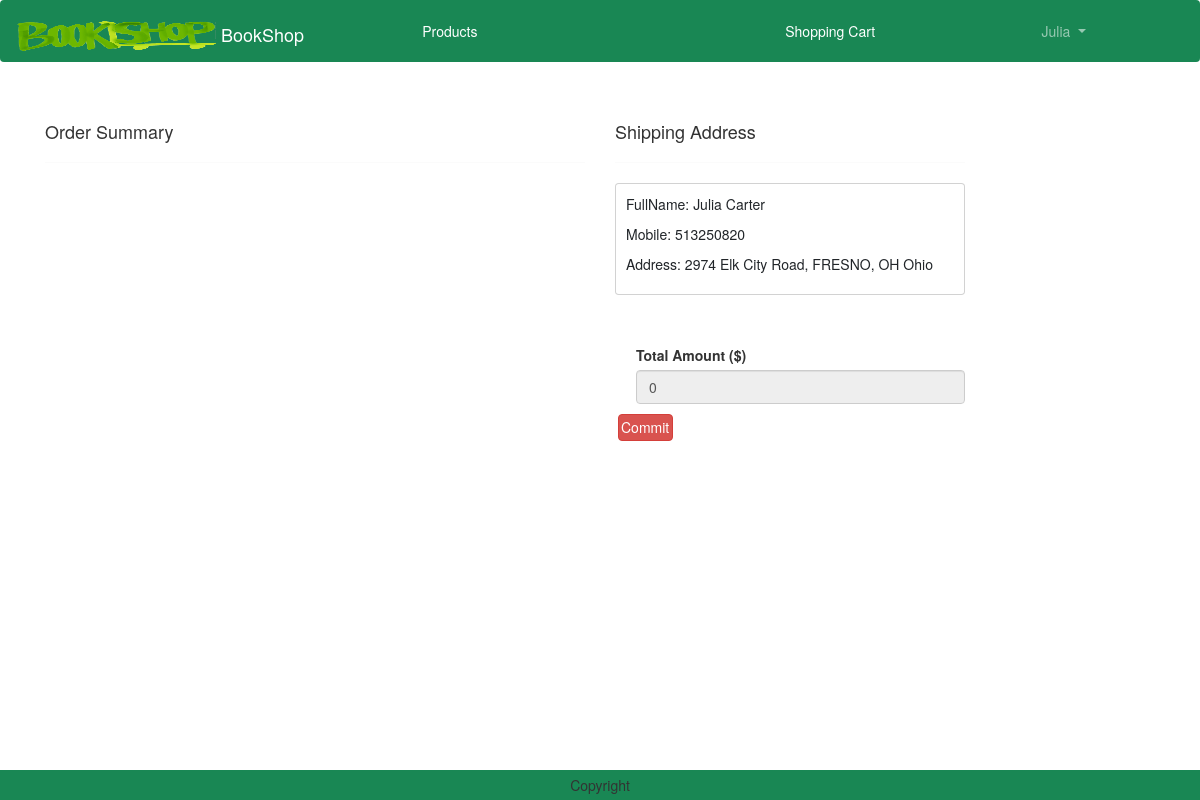
The page /checkout/ (signed in) on the database its author committed.
### customers/models.py (models this page shows, shortened)
class Customer(models.Model):
    user = models.OneToOneField(User, on_delete=models.CASCADE, blank=True, primary_key=True)
    fullName = models.CharField(max_length=60)
    phoneNum = models.CharField(max_length=11)
    address = models.CharField(max_length=150)

### order/views.py (the view)
# urls.py: path("checkout/", views.Checkout.as_view(), name="checkout"),
class Checkout(View):
    def get(self, request):
        user = request.user
        address = Customer.objects.filter(user=user)
        shoppingcart = ShoppingCart.objects.filter(user=user)
        PONumber = datetime.now().strftime('%Y%m%d%H%M%S') + str(random.randint(1000, 9999)) + str(user.id)
        totalamount = 0
        for p in shoppingcart:
            value = p.quantity * p.product.price
            totalamount = totalamount + value
        return render(request, 'checkout.html', locals())

### templates/checkout.html (shortened to what this page needs)
{% extends 'base.html' %}
{% load static %}
{% block main-content %}
<div class="container">
    <div class="row mt-5">
        <div class="col-sm-6">
            <h4>Order Summary</h4>
            <hr>
        </div>
        <div class="col-sm-4" offset-sm-1>
            <h4>Shipping Address</h4>
            <hr>
            <form method="post" id="myform">
                {% for address in address %}
                    <div class="card">
                        <div class="card-body">
                            <P>FullName: {{address.fullName}}</P>
                            <p>Mobile: {{address.phoneNum}}</p>
                            <p>Address: {{address.address}}</p>
                        </div>
                    </div>
                    {% endfor %}
                    <div class="form-check mt-2 mb-5" >
                    </div>
                <div class="form-check mb-3">
                    <label for="totalamount" class="form-label" >Total Amount ($)</label>
                    <input type="number" class="form-control" name="totalamount" value={{totalamount}} readonly>
                </div>
            </form>
            <form action="{% url 'order:orderCommit' %}" class="d-inline" method="post">
                <button type="sumbit" class="d-grid gap-2 btn btn-danger p-1 m-1 btn-1g text-decoration-none text-white" >Commit</button>
            </form>
        </div>
    </div>
</div>
{% endblock main-content %}

### templates/base.html (shortened to what this page needs)
<!DOCTYPE html>
{% load static %}
<html lang="en">
<head>
    <link href="https://cdn.jsdelivr.net/npm/bootstrap@5.3.0-alpha1/dist/css/bootstrap.min.css" rel="stylesheet">
    <link href="https://cdn.bootcss.com/bootstrap/3.3.7/css/bootstrap.min.css" rel="stylesheet">
    <link rel="stylesheet" href="{% static 'css/owl.carousel.min.css' %}">
    <link rel="stylesheet" href="{% static 'css/all.min.css' %}">
    <link rel="stylesheet" href="{% static 'css/style.css' %}">
    <link rel="stylesheet" href="https://cdnjs.cloudflare.com/ajax/libs/bootstrap-datetimepicker/4.17.47/css/bootstrap-datetimepicker.css">
</head>
<body>
    <nav class="navbar navbar-expand-lg navbar-dark bg-success nav-fill">
        <div class="container-fluid">
          <a class="navbar-brand" href="{% url 'products:home' %}">
            <img src="{% static "logo.png" %}" alt="BookShop" width="200" height="30" class="d-inline-block align-text-top">
            BookShop
          </a>
          <div class="collapse navbar-collapse" id="navbarSupportedContent">
            <ul class="navbar-nav me-auto mb-2 mb-lg-0" style="width:100%; text-align:center">
              <li class="nav-item" style="display:inline-block">
                <a class="nav-link text-white" href="{% url 'products:products' %}">Products</a>
              </li>
            <li class="nav-item" style="display:inline-block">
            </li>
              {% if user.is_authenticated %}
                  {% for group in request.user.groups.all %}
                    {% if group.name == 'Vendor' %}
                      <li class="nav-item mx-2" style="display:inline-block">
                        <a class="nav-link text-white" href="{% url 'products:productsAdd' %}">Add A New Product</a>
                      </li>
                      <li class="nav-item dropdown mx-2" style="display:inline-block">
                        <a class="nav-link dropdown-toggle" href="#" role="button" data-bs-toggle="dropdown" aria-expanded="false">
                          {{ user.username }}
                        </a>
                        <ul class="dropdown-menu" >
                          <li><a class="dropdown-item" href="{% url 'order:orders' %}?filter=allVendor">Orders</a></li>
                          <li><a class="dropdown-item" href="{% url 'logout' %}">Logout</a></li>
                        </ul>
                      </li>
                    {% elif group.name == 'Customer' %}
                      <li class="nav-item mx-2" style="display:inline-block">
                          <a class="nav-link text-white" href="{% url 'shoppingcart' %}">Shopping Cart</a>
                      </li>
                      <li class="nav-item dropdown mx-2" style="display:inline-block">
                          <a class="nav-link dropdown-toggle" href="#" role="button" data-bs-toggle="dropdown" aria-expanded="false">
                            {{ user.username }}
                          </a>
                      </li>
                    {% endif %}
                  {% endfor %}
              {% endif %}
              </ul>
          </div>
        </div>
      </nav>
      {% block main-content %}{% endblock main-content %}
      <div>
        <div style="height:60px"></div>
        <footer class="container-fluid fixed-bottom bg-success text-center p-2 mt-5">
            Copyright
        </footer>
      </div>
</body>
</html>

### rows shown on the page
Customer: fullName "Julia Carter", phoneNum "513250820", address "2974 Elk City Road, FRESNO, OH Ohio"

### other values the page prints
{{ user.username }} "Julia"
